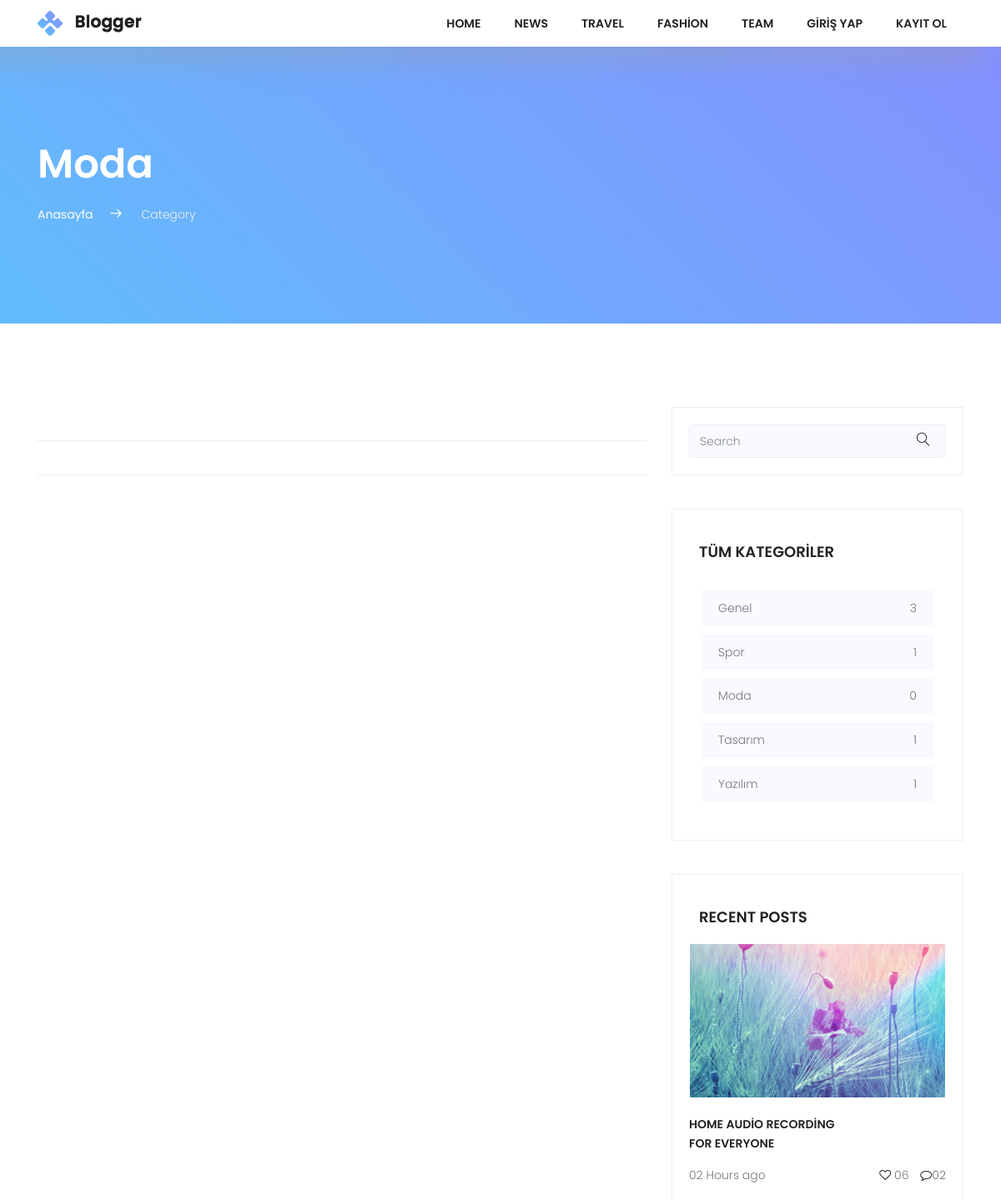
Before: /category/moda (upper part) with the older database file.
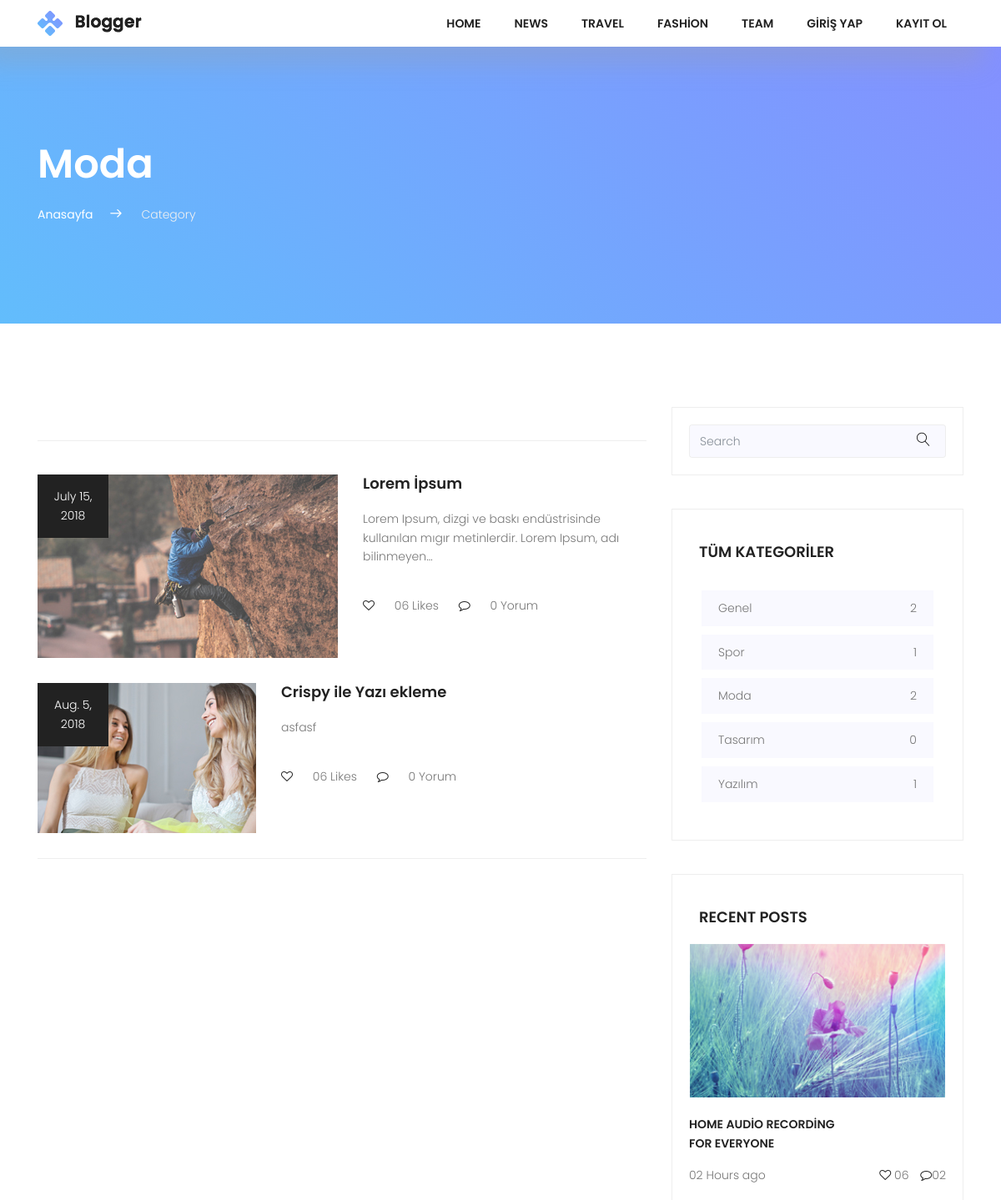
After: the same page with the newer database file.
### posts/models.py (models this page shows, shortened)
class Category(models.Model):
    title = models.CharField(max_length=150)
    slug = models.SlugField(unique=True,editable=False)
    def postCount(self):
        return self.posts.all().count()

class Post(models.Model):
    user = models.ForeignKey(settings.AUTH_USER_MODEL,on_delete=models.CASCADE,default=1)
    title = models.CharField(max_length=150)
    image = models.ImageField(upload_to='uploads/',blank=True)
    content = models.TextField()
    slug = models.SlugField(unique=True,editable=False)
    created = models.DateField(auto_now_add=True)
    updated = models.DateField(auto_now=True)
    category = models.ForeignKey(Category,on_delete=models.CASCADE,related_name="posts")
    def commentCount(self):
        return self.comments.all().count()

### posts/views.py (the view)
# urls.py: path('category/<slug:slug>', views.CategoryDetail.as_view(),name='category-detail'),
class CategoryDetail(DetailView):
    model = Category
    template_name = "categories/detail.html"
    context_object_name =  "category"
    def get_context_data(self, **kwargs):
        context = super(CategoryDetail,self).get_context_data(**kwargs)
        context["allCategories"] = Category.objects.all()
        return context

### posts/templates/categories/detail.html (shortened to what the changed rows need)
{% extends "base.html" %}
         {% block content %}
            <section class="top-section-area section-gap">
                <div class="container">
                    <div class="row justify-content-between align-items-center d-flex">
                        <div class="col-lg-8 top-left">
                            <h1 class="text-white mb-20">{{ category.title }}</h1>
                            <ul>
                                <li><a href="{% url 'index' %}">Anasayfa</a><span class="lnr lnr-arrow-right"></span></li>
                                <li><span style="color:#f1f1f1">Category</span></li>
                            </ul>
                        </div>
                    </div>
                </div>
            </section>
    <div class="post-wrapper pt-100">
        <section class="post-area">
            <div class="container">
                <div class="row justify-content-center d-flex">
                    <div class="col-lg-8">
                        <div class="post-lists">
                            {% for post in category.posts.all %}
                            <div class="single-list flex-row d-flex">
                                <div class="thumb">
                                    <div class="date">
                                       {{ post.created }}
                                    </div>
                                    <img src="{{ post.image.url }}" alt="">
                                </div>
                                <div class="detail">
                                    <a href="{% url 'single' post.slug %}"><h4 class="pb-20">{{ post.title }}</h4></a>
                                    <p>
                                      {{ post.content|truncatechars:100 }}
                                    </p>
                                    <p class="footer pt-20">
                                    <i class="fa fa-heart-o" aria-hidden="true"></i>
                                    <a href="#">06 Likes</a>     <i class="ml-20 fa fa-comment-o" aria-hidden="true"></i> <a href="#">{{ post.commentCount }} Yorum</a>
                                    </p>
                                </div>
                            </div>
                            {% endfor %}
                        </div>
                   </div>
                    <div class="col-lg-4 sidebar-area">
                        <div class="single_widget cat_widget">
                            <ul>
                                 {% for category in allCategories %}
                                <li>
                                    <a href="{% url 'category-detail' category.slug %}">{{ category.title }} <span>{{ category.postCount }}</span></a>
                                </li>
                                {% endfor %}
                            </ul>
                        </div>
                    </div>
                </div>
            </div>
        </section>
    </div>
         {% endblock %}

Changed rows visible on the page:
computed for Category "Moda": postCount "0" → "2"
now on this page (row edited): Post: created "July 15, 2018", image (picture), title "Lorem İpsum", content "Lorem Ipsum, dizgi ve baskı endüstrisinde kullanılan mıgır metinlerdir. Lorem Ipsum, adı bilinmeyen…", commentCount "0"
now on this page (row edited): Post: created "Aug. 5, 2018", image (picture), title "Crispy ile Yazı ekleme", content "asfasf", commentCount "0"
computed for Category "Genel": postCount "3" → "2"
computed for Category "Tasarım": postCount "1" → "0"
